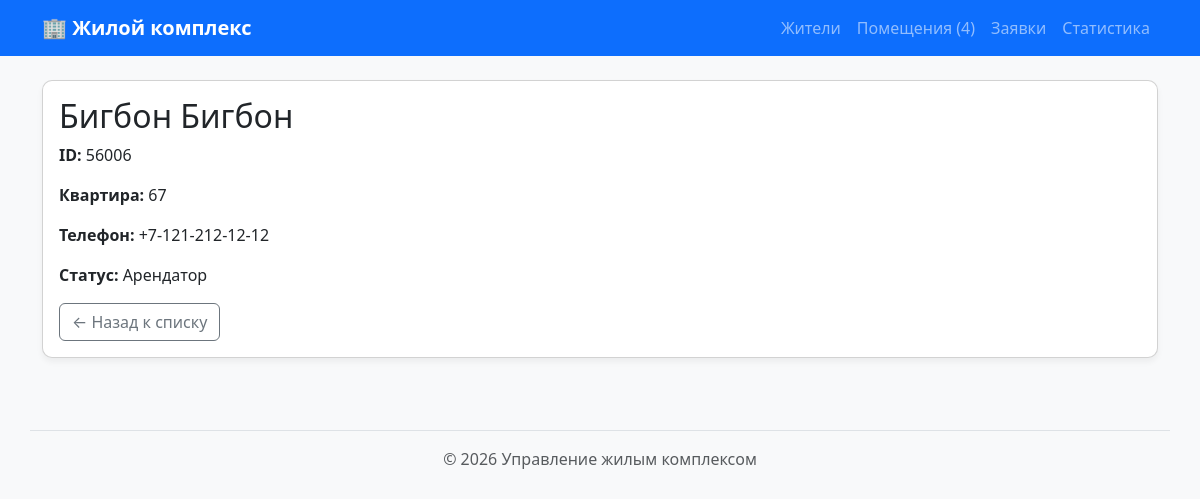
/residents/56006/, run on the app's committed database.
### residents/models.py (models this page shows, shortened)
class Resident(models.Model):
    full_name = models.CharField(max_length=200, verbose_name="ФИО")
    apartment_number = models.PositiveIntegerField(verbose_name="Квартира")
    phone = models.CharField(
        max_length=20,
        verbose_name="Телефон",
        blank=True,
        null=True
    )
    status = models.CharField(max_length=50, verbose_name="Статус")
    class Meta:
        ordering = ["full_name"]
        verbose_name = "Житель"
        verbose_name_plural = "Жители"

### residents/views.py (the view)
# urls.py: path("<int:resident_id>/", views.resident_detail, name="detail"),
def resident_detail(request, resident_id: int):
    resident = get_object_or_404(Resident, pk=resident_id)
    return render(request, "residents/resident_detail.html", {"resident": resident})

### premises/context_processors.py (called while the page is built)
def premise_context(request):
    return {
        "site_name": "Жилой комплекс",
        "premises_count": Premise.objects.count(),
    }

### residents/templates/residents/resident_detail.html (shortened to what this page needs)
{% extends "base.html" %}
{% block content %}
<div class="card">
    <div class="card-body">
        <h2 class="card-title">{{ resident.full_name}}</h2>
        <p class="card-text"><strong>ID:</strong> {{ resident.id }}</p>
        <p class="card-text"><strong>Квартира:</strong> {{ resident.apartment_number }}</p>
        <p class="card-text"><strong>Телефон:</strong> {{ resident.phone }}</p>
        <p class="card-text"><strong>Статус:</strong> {{ resident.status }}</p>
        <a href="{% url 'residents:list' %}" class="btn btn-outline-secondary">← Назад к списку</a>
    </div>
</div>
{% endblock %}

### homepage/static/homepage/css/style.css (style rules this page uses)
body { background-color: #f8f9fa; }
.card { border-radius: 10px; box-shadow: 0 4px 6px rgba(0,0,0,0.05); }

### data on the page
Resident: full_name "Бигбон Бигбон", id "56006", apartment_number "67", phone "+7-121-212-12-12", status "Арендатор"

### other printed values
{{ site_name }} "Жилой комплекс"
{{ premises_count }} "4"
